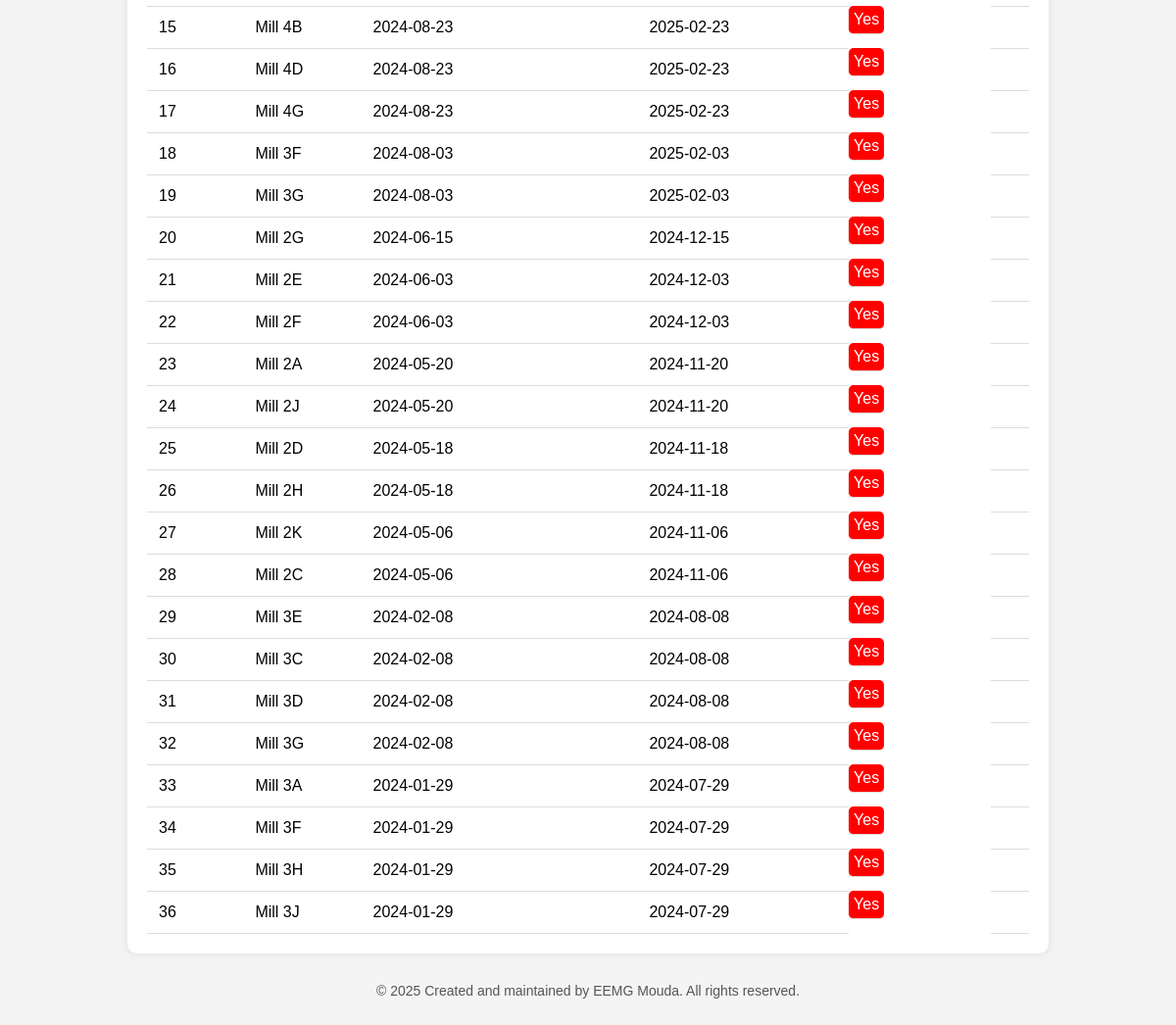
/dashboard.php (lower part), run on an earlier commit of the app's database.
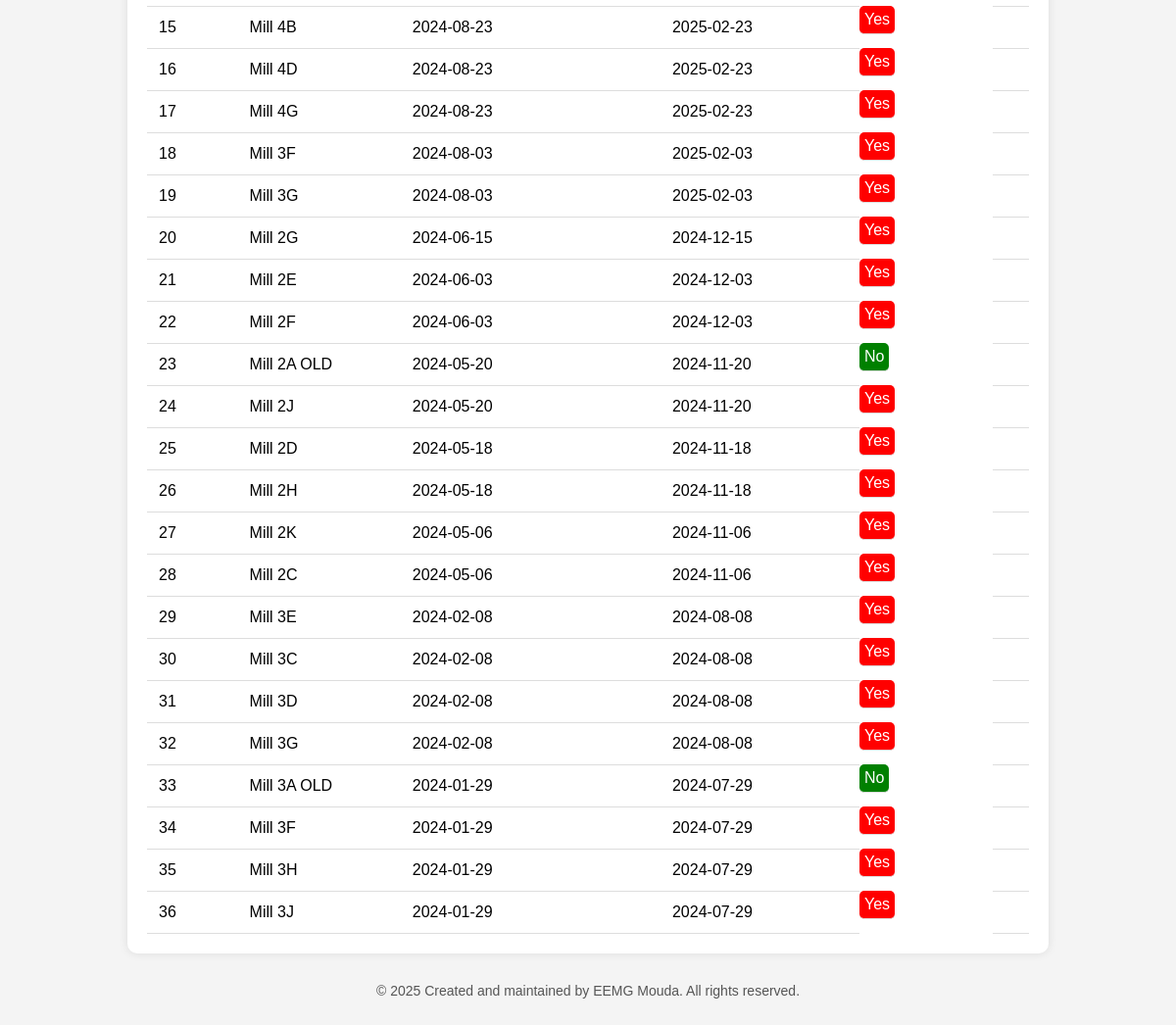
And on a later commit of the database.
### tables this page shows
CREATE TABLE `mill_tests` (
  `id` int NOT NULL,
  `mill` varchar(255) NOT NULL,
  `test_date` date NOT NULL,
  `report_path` varchar(255) DEFAULT NULL
);

### dashboard.php (the view, shortened to what this page needs)
<?php
require 'config.php';
$query = "SELECT id, mill, test_date, DATE_ADD(test_date, INTERVAL 6 MONTH) AS next_due_date, report_path FROM mill_tests ORDER BY test_date DESC";
$stmt = $pdo->query($query);
$results = $stmt->fetchAll();
?>
<!DOCTYPE html>
<html>
<head>
</head>
<body>
    <div class="container">
        <table id="millTable">
            <tbody>
                <?php $sno = 1; foreach ($results as $row): ?>
                    <?php
                    $isOverdue = strtotime($row['next_due_date']) < time();
                    $millName = strtolower(trim($row['mill']));
                    if (substr($millName, -3) === 'old') {
                        $isOverdue = false;
                    }
                    ?>
                    <tr>
                        <td><?= $sno++ ?></td>
                        <td><?= htmlspecialchars($row['mill']) ?></td>
                        <td><?= $row['test_date'] ?></td>
                        <td><?= $row['next_due_date'] ?></td>
                        <td class="overdue <?= $isOverdue ? 'yes' : 'no' ?>">
                            <?= $isOverdue ? 'Yes' : 'No' ?>
                            <td>
                            </td>
                    </tr>
                <?php endforeach; ?>
            </tbody>
        </table>
    </div>
    <?php include 'footer.php'; ?>
</body>
</html>

### footer.php
<footer style="text-align: center; padding: 10px; margin-top: 20px; font-size: 14px; color: #555;">
    &copy; <?php echo date("Y"); ?> Created and maintained by EEMG Mouda. All rights reserved.
</footer>

### dashboard.php (style rules this page uses)
body { font-family: Arial, sans-serif; background-color: #f4f4f4; margin: 0; padding: 20px; }
.container { max-width: 900px; margin: auto; background: white; padding: 20px; border-radius: 10px; box-shadow: 0 0 10px rgba(0, 0, 0, 0.1); position: relative; }
table { width: 100%; border-collapse: collapse; margin-top: 20px; }
.overdue { padding: 5px; border-radius: 5px; color: white; display: inline-block; }
.overdue.yes { background-color: red; }
.overdue.no { background-color: green; }

What changed in the data, as far as the page shows it:
changed mill_tests: mill "Mill 2A" → "Mill 2A OLD"; now shows "No"; no longer shows "Yes"
changed mill_tests: mill "Mill 3A" → "Mill 3A OLD"; now shows "No"; no longer shows "Yes"
